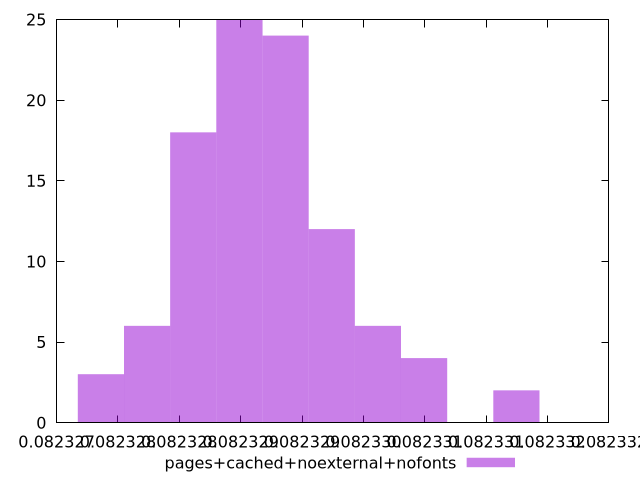

Reproduce this figure in gnuplot.
$_pagesCachedNoexternalNofonts <<EOF
0.08232823716941443 6
0.0823293656542795 24
0.0823289894926578 25
0.08233011797752286 6
0.08232861333103611 18
0.08232974181590118 12
0.08233049413914456 4
0.08232786100779273 3
0.08233124646238793 2
EOF
set key outside below
set terminal pngcairo
set output "report_00005_2020-11-02T22-26-11.212Z/total-byte-weight/pages+cached+noexternal+nofonts//hist.png"
set yrange [0:25]
set boxwidth 3.761616216893341e-7
set style fill transparent solid 0.5 noborder
plot $_pagesCachedNoexternalNofonts title "pages+cached+noexternal+nofonts" with boxes ,
